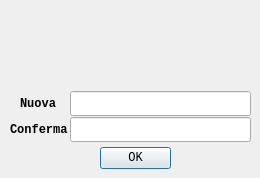
<?xml version="1.0" encoding="UTF-8"?>
<ui version="4.0">
 <class>Dialog</class>
 <widget class="QDialog" name="Dialog">
  <property name="geometry">
   <rect>
    <x>0</x>
    <y>0</y>
    <width>260</width>
    <height>178</height>
   </rect>
  </property>
  <property name="font">
   <font>
    <family>Monospace</family>
    <pointsize>9</pointsize>
   </font>
  </property>
  <property name="windowTitle">
   <string>Modifica Password</string>
  </property>
  <widget class="QLineEdit" name="EditNew">
   <property name="geometry">
    <rect>
     <x>70</x>
     <y>91</y>
     <width>181</width>
     <height>25</height>
    </rect>
   </property>
   <property name="font">
    <font>
     <family>Monospace</family>
     <pointsize>9</pointsize>
    </font>
   </property>
   <property name="echoMode">
    <enum>QLineEdit::Password</enum>
   </property>
  </widget>
  <widget class="QLabel" name="labelNew">
   <property name="geometry">
    <rect>
     <x>20</x>
     <y>94</y>
     <width>41</width>
     <height>20</height>
    </rect>
   </property>
   <property name="font">
    <font>
     <family>Monospace</family>
     <pointsize>9</pointsize>
     <weight>75</weight>
     <bold>true</bold>
    </font>
   </property>
   <property name="cursor">
    <cursorShape>PointingHandCursor</cursorShape>
   </property>
   <property name="text">
    <string>Nuova</string>
   </property>
  </widget>
  <widget class="QLineEdit" name="EditConferm">
   <property name="geometry">
    <rect>
     <x>70</x>
     <y>117</y>
     <width>181</width>
     <height>25</height>
    </rect>
   </property>
   <property name="font">
    <font>
     <family>Monospace</family>
     <pointsize>9</pointsize>
    </font>
   </property>
   <property name="echoMode">
    <enum>QLineEdit::Password</enum>
   </property>
  </widget>
  <widget class="QLabel" name="labelConferm">
   <property name="geometry">
    <rect>
     <x>10</x>
     <y>120</y>
     <width>61</width>
     <height>20</height>
    </rect>
   </property>
   <property name="font">
    <font>
     <family>Monospace</family>
     <pointsize>9</pointsize>
     <weight>75</weight>
     <bold>true</bold>
    </font>
   </property>
   <property name="cursor">
    <cursorShape>PointingHandCursor</cursorShape>
   </property>
   <property name="text">
    <string>Conferma</string>
   </property>
  </widget>
  <widget class="QDialogButtonBox" name="buttonBox">
   <property name="geometry">
    <rect>
     <x>100</x>
     <y>143</y>
     <width>71</width>
     <height>31</height>
    </rect>
   </property>
   <property name="font">
    <font>
     <family>Monospace</family>
     <pointsize>9</pointsize>
    </font>
   </property>
   <property name="focusPolicy">
    <enum>Qt::NoFocus</enum>
   </property>
   <property name="orientation">
    <enum>Qt::Horizontal</enum>
   </property>
   <property name="standardButtons">
    <set>QDialogButtonBox::Ok</set>
   </property>
  </widget>
  <widget class="QLabel" name="labelLogo">
   <property name="geometry">
    <rect>
     <x>90</x>
     <y>10</y>
     <width>121</width>
     <height>71</height>
    </rect>
   </property>
   <property name="text">
    <string/>
   </property>
  </widget>
 </widget>
 <layoutdefault spacing="6" margin="11"/>
 <resources/>
 <connections/>
</ui>
